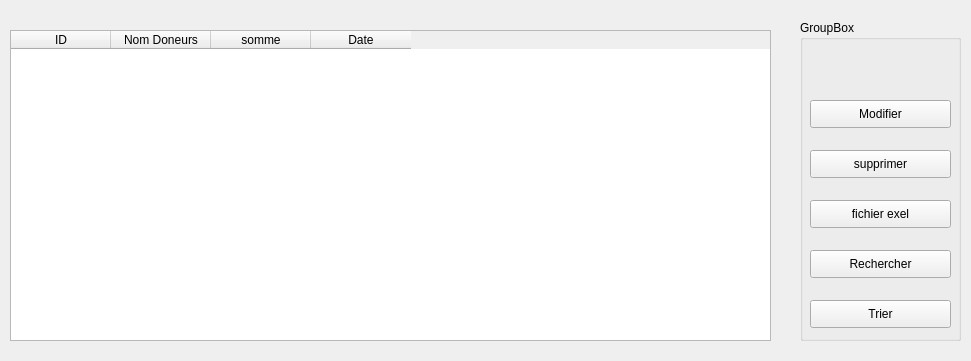
      <widget class="QWidget" name="page_5">
       <property name="geometry">
        <rect>
         <x>0</x>
         <y>0</y>
         <width>971</width>
         <height>361</height>
        </rect>
       </property>
       <attribute name="icon">
        <iconset>
         <normaloff>../Downloads/icons8-livraison-de-nourriture-100 (1).png</normaloff>../Downloads/icons8-livraison-de-nourriture-100 (1).png</iconset>
       </attribute>
       <attribute name="label">
        <string>afficher dons financiers</string>
       </attribute>
       <widget class="QTableWidget" name="tableWidget_4">
        <property name="geometry">
         <rect>
          <x>10</x>
          <y>30</y>
          <width>761</width>
          <height>311</height>
         </rect>
        </property>
        <column>
         <property name="text">
          <string>ID</string>
         </property>
        </column>
        <column>
         <property name="text">
          <string>Nom Doneurs</string>
         </property>
        </column>
        <column>
         <property name="text">
          <string>somme</string>
         </property>
        </column>
        <column>
         <property name="text">
          <string>Date</string>
         </property>
        </column>
       </widget>
       <widget class="QGroupBox" name="groupBox_4">
        <property name="geometry">
         <rect>
          <x>800</x>
          <y>20</y>
          <width>161</width>
          <height>321</height>
         </rect>
        </property>
        <property name="title">
         <string>GroupBox</string>
        </property>
        <widget class="QPushButton" name="pushButton_20">
         <property name="geometry">
          <rect>
           <x>10</x>
           <y>80</y>
           <width>141</width>
           <height>28</height>
          </rect>
         </property>
         <property name="text">
          <string>Modifier</string>
         </property>
         <property name="icon">
          <iconset>
           <normaloff>../Downloads/icons8-registration-100.png</normaloff>../Downloads/icons8-registration-100.png</iconset>
         </property>
        </widget>
        <widget class="QPushButton" name="pushButton_21">
         <property name="geometry">
          <rect>
           <x>10</x>
           <y>130</y>
           <width>141</width>
           <height>28</height>
          </rect>
         </property>
         <property name="text">
          <string>supprimer</string>
         </property>
         <property name="icon">
          <iconset>
           <normaloff>../Downloads/icons8-data-backup-64.png</normaloff>../Downloads/icons8-data-backup-64.png</iconset>
         </property>
        </widget>
        <widget class="QPushButton" name="pushButton_22">
         <property name="geometry">
          <rect>
           <x>10</x>
           <y>180</y>
           <width>141</width>
           <height>28</height>
          </rect>
         </property>
         <property name="text">
          <string>fichier exel</string>
         </property>
         <property name="icon">
          <iconset>
           <normaloff>../Downloads/icons8-print-100.png</normaloff>../Downloads/icons8-print-100.png</iconset>
         </property>
        </widget>
        <widget class="QPushButton" name="pushButton_23">
         <property name="geometry">
          <rect>
           <x>10</x>
           <y>230</y>
           <width>141</width>
           <height>28</height>
          </rect>
         </property>
         <property name="text">
          <string>Rechercher</string>
         </property>
         <property name="icon">
          <iconset>
           <normaloff>../Downloads/icons8-search-100.png</normaloff>../Downloads/icons8-search-100.png</iconset>
         </property>
        </widget>
        <widget class="QPushButton" name="pushButton_24">
         <property name="geometry">
          <rect>
           <x>10</x>
           <y>280</y>
           <width>141</width>
           <height>28</height>
          </rect>
         </property>
         <property name="text">
          <string>Trier</string>
         </property>
         <property name="icon">
          <iconset>
           <normaloff>../Downloads/icons8-location-100.png</normaloff>../Downloads/icons8-location-100.png</iconset>
         </property>
        </widget>
       </widget>
      </widget>
